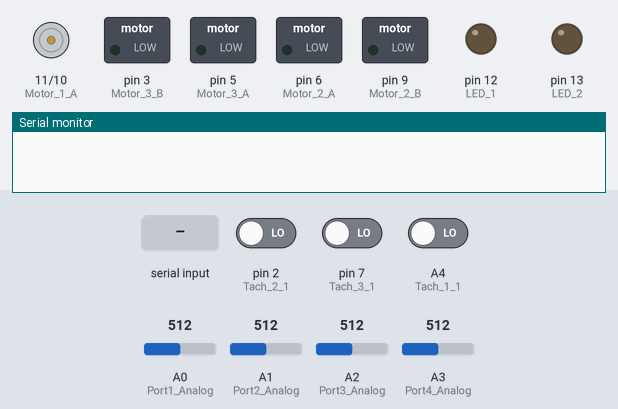
Bench run of a sketch on a simulated Arduino Uno, built with avr-gcc and run on an emulated ATmega328P. Parts: motor-driver pin pairs drawn as motors (green arrow = first pin HIGH = forward, orange = second pin HIGH = backward, longer = more drive), switched loads named in the sketch (green lamp = pin HIGH), output pins drawn as LEDs (lit = HIGH), the last lines printed to the serial monitor. The inputs (shaded band) are chosen by the test bench; at power-on: pin 2 (Tach_2_1) LOW, pin 7 (Tach_3_1) LOW, A0 (Port1_Analog) = 512, A1 (Port2_Analog) = 512, A2 (Port3_Analog) = 512, A3 (Port4_Analog) = 512, A4 (Tach_1_1) LOW.

Above: at 1.2 s.
1.3 s: "1\n" received over Serial
At 2.2 s:
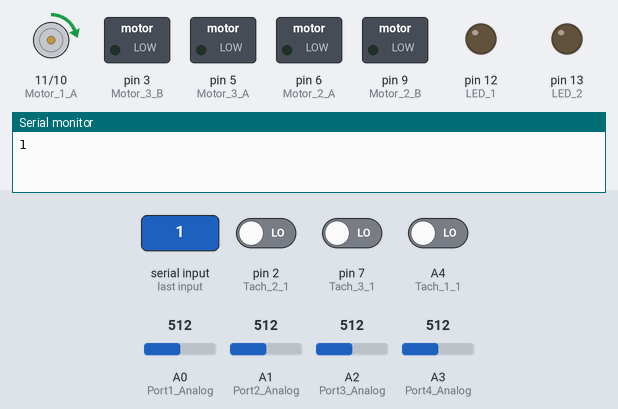
2.8 s: "7\n" received over Serial
At 3.4 s:
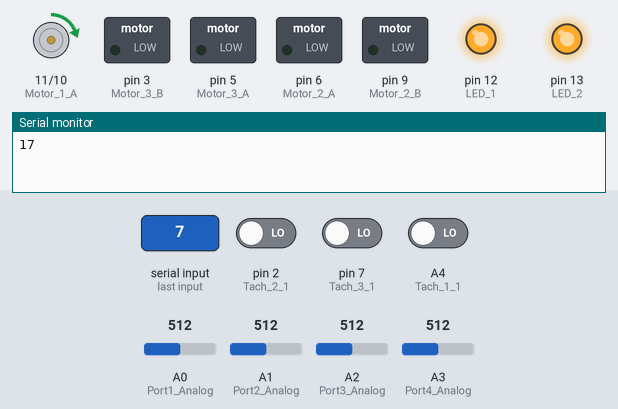
Timing chart, 0 to 5.8 s (numbered marks = the images above; inputs shaded):
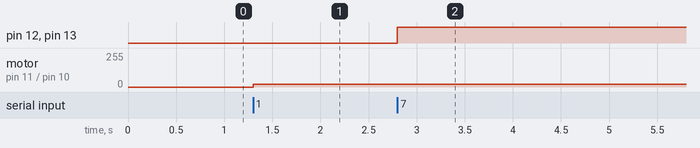

The sketch:

firmware_original.ino
```cpp
// BrickPi Firmware
// 2013 - John Cole, Dexter Industries
// This code is in the public domain.

/*
  This code does primarily:
  - Controls LED output
  - Controls Motor outputs 1-3
  - Reads Analog values of sensors 1-4
  - Reads Tachometer readings

  - Change: We send and receive data from between the RPi and Arduino over serial commands.

  - Speed controls (to be implemented at a later time)
  - Need to convert from % power to -128 - 128
*/

/*
Fuses:
  - Extended -  0x05
  - High     -  0xDA
  - Low      -  0xFF
*/

/*
Serial Protocol:
First byte: A number
2-n bytes: Data
Last Byte: /n
*/

#include <Wire.h>

boolean debug_on = true;
int i = 0;

// Define Pins
const int Port1_Analog = A0;  // Analog input pin that the potentiometer is attached to
const int Port2_Analog = A1;  // Analog input pin that the potentiometer is attached to
const int Port3_Analog = A2;  // Analog input pin that the potentiometer is attached to
const int Port4_Analog = A3;  // Analog input pin that the potentiometer is attached to

const int Motor_1_A = 11; // MOSI // PB3
const int Motor_1_B = 10; // PB2
const int Motor_2_A = 6;  // PD6
const int Motor_2_B = 9; // PB1
const int Motor_3_A = 5; // PD5
const int Motor_3_B = 3; // PD3

const int LED_1 = 12;   // PB4 // MISO
const int LED_2 = 13;   // PB5 // SCK

///////////////////////////////////////////////////////////////////////////////////
// Encoder Variables
///////////////////////////////////////////////////////////////////////////////////
const int Tach_1_1 = A4;  //
const int Tach_1_2 = A5;  //
const int Tach_2_1 = 2;  //  PD2
const int Tach_2_2 = 4;  //  PD4
const int Tach_3_1 = 7;  //  PD7
const int Tach_3_2 = 8;  //  PB0

long n1 = 0;
long n2 = 0;
long n3 = 0;

long encoder1Pos = 0;
long encoder2Pos = 0;
long encoder3Pos = 0;

int encoder1PinALast = LOW;
int encoder2PinALast = LOW;
int encoder3PinALast = LOW;

String inputString = "";         // a string to hold incoming data
boolean stringComplete = false;  // whether the string is complete


// I2C Protocol Variables
int data_request = 0;            // This carries the number representing the data the NXT is seeking.
char data_requested[11] = " ";   // Carries the data requested by the NXT and is what is sent back
// byte data_send[4];
byte data_send[32];
int byte_send = 0;

//////////////////////////////////////////////////////
// I2C Registers and Data
//////////////////////////////////////////////////////

int motor_power[3] = {0,0,0};
long encoder_values[3] = {0,0,0};
unsigned int analog_values[4] = {0,0,0,0};
long motor_speed[3] = {0,0,0};    // To be implemented at a later time.
int LED_1_Power = 0;     // Power of the LED
int LED_2_Power = 0;

void setup()
{
  // Wire.begin(0x06);                // join i2c bus with address #4
  // Wire.onRequest(requestEvent);    // Sending information back to the Pi!
  // Wire.onReceive(receiveEvent);    // Receiving Information!
  Serial.begin(115200);
  inputString.reserve(200);

  // Initialize Analog Readings
  // analogReference(EXTERNAL);   // EXTERNAL: the voltage applied to the AREF pin (0 to 5V only) is used as the reference.

  // Initialize motors as outputs.
    pinMode(Motor_1_A, OUTPUT);
    pinMode(Motor_1_B, OUTPUT);
    pinMode(Motor_2_A, OUTPUT);
    pinMode(Motor_2_B, OUTPUT);
    pinMode(Motor_3_A, OUTPUT);
    pinMode(Motor_3_B, OUTPUT);

  // Initialize Encoders.
    pinMode(Tach_1_1, INPUT);
    pinMode(Tach_1_2, INPUT);
    pinMode(Tach_2_1, INPUT);
    pinMode(Tach_2_2, INPUT);
    pinMode(Tach_3_1, INPUT);
    pinMode(Tach_3_2, INPUT);

  // Initialize LEDs.
    pinMode(LED_1, OUTPUT);
    pinMode(LED_2, OUTPUT);
    digitalWrite(LED_1, HIGH);
    digitalWrite(LED_2, HIGH);

  // Initialize all motors at 0.
    analogWrite(Motor_1_A, 0);
    analogWrite(Motor_1_B, 0);
    analogWrite(Motor_2_A, 0);
    analogWrite(Motor_2_B, 0);
    analogWrite(Motor_3_A, 0);
    analogWrite(Motor_3_B, 0);
}

void loop()
{
  pin_count();        // Update encoder variables.
  set_motor_power();  // Update the motor powers.
  set_LEDs();
  read_analog();
}

void serialEvent(){
  while(Serial.available()){
    char inChar = (char)Serial.read();
    inputString += inChar;
    if(inChar == '\n'){
      parse_string_data();
    }
  }
}

// Fill array
// Converts long to bytes
void fill_encoder_array(long in){
  data_send[3] = (in >> 0) & 0xFF;
  data_send[2] = (in >> 8) & 0xFF;
  data_send[1] = (in >> 16) & 0xFF;
  data_send[0] = (in >> 24) & 0xFF;
}

void parse_string_data(){
  Serial.print(inputString[0]);
  switch(inputString[0]){
    case '0':
      break;
    case '1':       // Motor Power 1 - 3
      motor_power[0] = (char)inputString[1];
      motor_power[1] = (char)inputString[2];
      motor_power[2] = (char)inputString[3];
      break;

    case '4':
      Serial.println(encoder1Pos);

      break;

    case '5':
      Serial.println(encoder2Pos);
      break;

    case '6':
      Serial.println(encoder3Pos);
      break;

    case '7':                                  // Lattitude
      LED_1_Power = inputString[1] - 48;
      LED_2_Power = inputString[2] - 48;
      break;

    case '8':
      Serial.write(analog_values[0]);
      Serial.write(analog_values[1]);
      Serial.write(analog_values[2]);
      Serial.write(analog_values[3]);
      break;

    default:
      // LED_1_Power = 0x00;
      // do nothing
      break;
  }

  stringComplete = false;
  inputString = "";
}

// Sets the power of the LED
void set_LEDs(){
  if(LED_1_Power) digitalWrite(LED_1, HIGH); else digitalWrite(LED_1, LOW);
  if(LED_2_Power) digitalWrite(LED_2, HIGH); else digitalWrite(LED_2, LOW);

}

// Set Motor Directions
void set_motor_power(){
    // Motor A pin goes forward.
    // Motor B pin goes backward (negative).

    // Motor 1
    if(motor_power[0] >=0){
      analogWrite(Motor_1_A, (motor_power[0]*2));
      analogWrite(Motor_1_B, 0);
    } else {
      analogWrite(Motor_1_A, 0);
      analogWrite(Motor_1_B, (motor_power[0]*-2));
    }

    // Motor 2
    if(motor_power[1] >=0) {
      analogWrite(Motor_2_A, (motor_power[1]*2));
      analogWrite(Motor_2_B, 0);
    } else {
      analogWrite(Motor_2_A, 0);
      analogWrite(Motor_2_B, (motor_power[1]*-2));
    };

    // Motor 3
    if(motor_power[2] >=0) {
      analogWrite(Motor_3_A, (motor_power[2]*2));
      analogWrite(Motor_3_B, 0);
    } else {
      analogWrite(Motor_3_A, 0);
      analogWrite(Motor_3_B, (motor_power[2]*-2));
    };
}


// Check for changes on the encoders //
void pin_count(){
  n1 = digitalRead(Tach_1_1);
  if((encoder1PinALast == LOW) && (n1 == HIGH)){
   if(digitalRead(Tach_1_2) == LOW){ encoder1Pos--;  }else{  encoder1Pos++;  }
  }
  encoder1PinALast = n1;
  encoder_values[0] = encoder1Pos;

  n2 = digitalRead(Tach_2_1);
  if((encoder2PinALast == LOW) && (n2 == HIGH)){
   if(digitalRead(Tach_2_2) == LOW){ encoder2Pos--;  }else{  encoder2Pos++;  }
  }
  encoder2PinALast = n2;
  encoder_values[1] = encoder2Pos;

  n3 = digitalRead(Tach_3_1);
  if((encoder3PinALast == LOW) && (n3 == HIGH)){
   if(digitalRead(Tach_3_2) == LOW){ encoder3Pos--;  }else{  encoder3Pos++;  }
  }
  encoder3PinALast = n3;
  encoder_values[2] = encoder3Pos;
}

void read_analog(){
  analog_values[0] = analogRead(Port1_Analog);
  analog_values[1] = analogRead(Port2_Analog);
  analog_values[2] = analogRead(Port3_Analog);
  analog_values[3] = analogRead(Port4_Analog);
}
```

Measured:
- after the input at 1.3 s, motor on pin 11 (Motor_1_A) / pin 10 (Motor_1_B): stopped → forward 20/255 at once
- after the input at 2.8 s, pin 12 (LED_1), pin 13 (LED_2): LOW → HIGH at once
